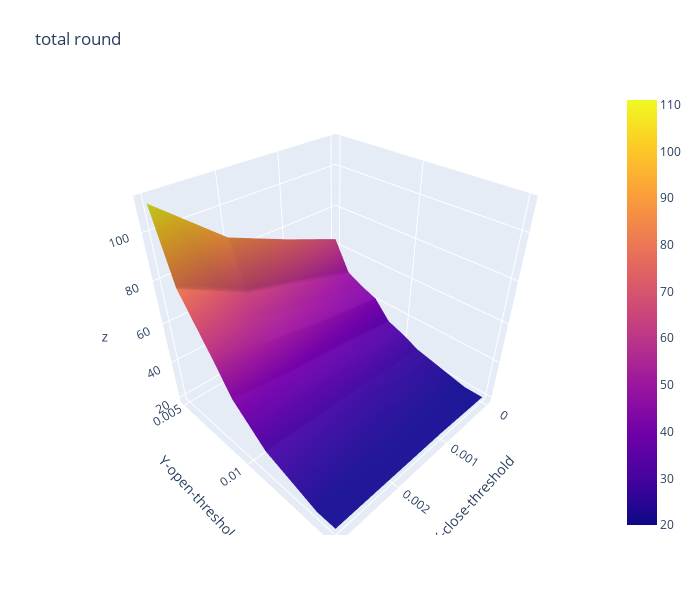

Notebook code for this chart:
### Code cell
import plotly.graph_objects as go

x_data = df_total_round.columns.to_list() # close threshold

y_data = df_total_round.index.to_list() # open threshold

z_data = df_total_round.copy(deep=True) # win rate

fig = go.Figure(data=[go.Surface(z=z_data.values,x=x_data,y=y_data)])

fig.update_layout(title="total round", # 标题
                  autosize=False,  # 尺度自动缩放
                  width=700,  # 长宽
                  height=600,
                  margin=dict(l=65,r=50,b=65,t=90),  # 4个位置的距离
                  scene=dict(xaxis_title='X-close-threshold',yaxis_title='Y-open-threshold')
                 )

fig.show()

### Figure 1 — Plotly figure (JSON) as saved in the notebook; plotly's stock layout.template omitted (floating-point values rounded to 4 significant figures)
{"data": [{"type": "surface", "x": [0, 0.001, 0.002, 0.003], "y": [0.005, 0.006, 0.007, 0.008, 0.009, 0.01, 0.011, 0.012, 0.013, 0.014, 0.015], "z": [[64, 75, 87, 111], [49, 57, 65, 81], [45, 51, 57, 69], [42, 46, 51, 57], [33, 37, 40, 44], [30, 33, 35, 37], [26, 28, 29, 30], [24, 25, 26, 27], [22, 23, 23, 24], [20, 21, 21, 21], [20, 21, 21, 21]]}], "layout": {"autosize": false, "height": 600, "margin": {"b": 65, "l": 65, "r": 50, "t": 90}, "scene": {"xaxis": {"title": {"text": "X-close-threshold"}}, "yaxis": {"title": {"text": "Y-open-threshold"}}}, "title": {"text": "total round"}, "width": 700}}
